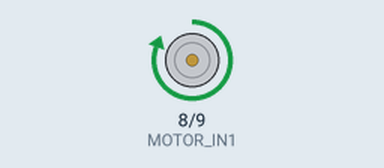
The sketch below on a simulated Arduino Nano, built with avr-gcc and run on an emulated ATmega328P. On the bench: motor-driver pin pairs drawn as motors (green arrow = first pin HIGH = forward, orange = second pin HIGH = backward, longer = more drive, scaled by the enable pin). What the sketch prints to the serial monitor is not drawn.

Above: at 1.0 s.
At 3.0 s:
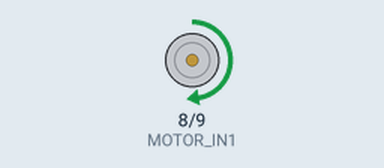
At 4.5 s:
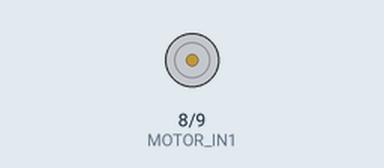
At 6.0 s:
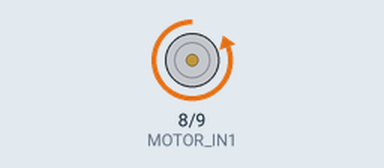
Timing chart, 0 to 10.4 s (numbered marks = the images above):
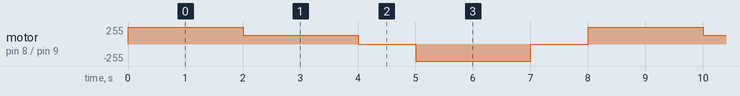

Measured:
- by itself, motor on pin 8 (MOTOR_IN1) / pin 9 (MOTOR_IN2): repeats every 8.0 s: forward 128/255 2.0 s, stopped 1.0 s, backward 255/255 2.0 s, stopped 1.0 s, forward 255/255 2.0 s

The sketch:

arduino.ino
```cpp
#define MOTOR_IN1 8
#define MOTOR_IN2 9
#define MOTOR_EN 10  // PWM pin (3, 5, 6, 9, 10, 11 on Nano)

void setup() {
  Serial.begin(9600);
  pinMode(MOTOR_IN1, OUTPUT);
  pinMode(MOTOR_IN2, OUTPUT);
  pinMode(MOTOR_EN, OUTPUT);

  Serial.println("DC Motor Control Ready");
}

void loop() {
  // Full speed forward
  motorForward(255);
  delay(2000);

  // Half speed forward
  motorForward(128);
  delay(2000);

  // Stop
  motorStop();
  delay(1000);

  // Full speed reverse
  motorBackward(255);
  delay(2000);

  // Stop
  motorStop();
  delay(1000);
}

void motorForward(int speed) {
  digitalWrite(MOTOR_IN1, HIGH);
  digitalWrite(MOTOR_IN2, LOW);
  analogWrite(MOTOR_EN, speed);  // 0-255
}

void motorBackward(int speed) {
  digitalWrite(MOTOR_IN1, LOW);
  digitalWrite(MOTOR_IN2, HIGH);
  analogWrite(MOTOR_EN, speed);  // 0-255
}

void motorStop() {
  digitalWrite(MOTOR_IN1, LOW);
  digitalWrite(MOTOR_IN2, LOW);
  analogWrite(MOTOR_EN, 0);
}
```
